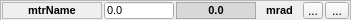
<?xml version="1.0" encoding="UTF-8"?>
<ui version="4.0">
 <class>Form</class>
 <widget class="QWidget" name="Form">
  <property name="geometry">
   <rect>
    <x>0</x>
    <y>0</y>
    <width>351</width>
    <height>20</height>
   </rect>
  </property>
  <property name="minimumSize">
   <size>
    <width>0</width>
    <height>20</height>
   </size>
  </property>
  <property name="maximumSize">
   <size>
    <width>500</width>
    <height>300</height>
   </size>
  </property>
  <property name="windowTitle">
   <string>Form</string>
  </property>
  <layout class="QVBoxLayout" name="verticalLayout">
   <property name="spacing">
    <number>0</number>
   </property>
   <property name="sizeConstraint">
    <enum>QLayout::SetNoConstraint</enum>
   </property>
   <property name="leftMargin">
    <number>0</number>
   </property>
   <property name="topMargin">
    <number>0</number>
   </property>
   <property name="rightMargin">
    <number>0</number>
   </property>
   <property name="bottomMargin">
    <number>0</number>
   </property>
   <item>
    <widget class="QFrame" name="frame">
     <property name="minimumSize">
      <size>
       <width>351</width>
       <height>21</height>
      </size>
     </property>
     <property name="maximumSize">
      <size>
       <width>351</width>
       <height>21</height>
      </size>
     </property>
     <property name="frameShape">
      <enum>QFrame::StyledPanel</enum>
     </property>
     <property name="frameShadow">
      <enum>QFrame::Raised</enum>
     </property>
     <layout class="QHBoxLayout" name="horizontalLayout">
      <property name="spacing">
       <number>2</number>
      </property>
      <property name="leftMargin">
       <number>1</number>
      </property>
      <property name="topMargin">
       <number>1</number>
      </property>
      <property name="rightMargin">
       <number>1</number>
      </property>
      <property name="bottomMargin">
       <number>1</number>
      </property>
      <item>
       <widget class="QLabel" name="mtrNameFld">
        <property name="minimumSize">
         <size>
          <width>100</width>
          <height>0</height>
         </size>
        </property>
        <property name="maximumSize">
         <size>
          <width>16777215</width>
          <height>16777215</height>
         </size>
        </property>
        <property name="baseSize">
         <size>
          <width>0</width>
          <height>0</height>
         </size>
        </property>
        <property name="font">
         <font>
          <pointsize>8</pointsize>
          <weight>75</weight>
          <italic>false</italic>
          <bold>true</bold>
         </font>
        </property>
        <property name="autoFillBackground">
         <bool>true</bool>
        </property>
        <property name="frameShape">
         <enum>QFrame::StyledPanel</enum>
        </property>
        <property name="frameShadow">
         <enum>QFrame::Sunken</enum>
        </property>
        <property name="text">
         <string>mtrName</string>
        </property>
        <property name="alignment">
         <set>Qt::AlignCenter</set>
        </property>
        <property name="moving" stdset="0">
         <bool>false</bool>
        </property>
       </widget>
      </item>
      <item>
       <widget class="QLineEdit" name="setPosFld">
        <property name="minimumSize">
         <size>
          <width>50</width>
          <height>0</height>
         </size>
        </property>
        <property name="maximumSize">
         <size>
          <width>70</width>
          <height>16777215</height>
         </size>
        </property>
        <property name="font">
         <font>
          <pointsize>8</pointsize>
          <weight>50</weight>
          <bold>false</bold>
         </font>
        </property>
        <property name="toolTip">
         <string/>
        </property>
        <property name="styleSheet">
         <string notr="true"/>
        </property>
        <property name="text">
         <string>0.0</string>
        </property>
       </widget>
      </item>
      <item>
       <widget class="QLabel" name="posFbkLbl">
        <property name="minimumSize">
         <size>
          <width>80</width>
          <height>0</height>
         </size>
        </property>
        <property name="maximumSize">
         <size>
          <width>70</width>
          <height>30</height>
         </size>
        </property>
        <property name="baseSize">
         <size>
          <width>0</width>
          <height>0</height>
         </size>
        </property>
        <property name="palette">
         <palette>
          <active>
           <colorrole role="WindowText">
            <brush brushstyle="SolidPattern">
             <color alpha="255">
              <red>0</red>
              <green>0</green>
              <blue>0</blue>
             </color>
            </brush>
           </colorrole>
           <colorrole role="Button">
            <brush brushstyle="SolidPattern">
             <color alpha="255">
              <red>216</red>
              <green>216</green>
              <blue>216</blue>
             </color>
            </brush>
           </colorrole>
           <colorrole role="Light">
            <brush brushstyle="SolidPattern">
             <color alpha="255">
              <red>255</red>
              <green>255</green>
              <blue>255</blue>
             </color>
            </brush>
           </colorrole>
           <colorrole role="Midlight">
            <brush brushstyle="SolidPattern">
             <color alpha="255">
              <red>235</red>
              <green>235</green>
              <blue>235</blue>
             </color>
            </brush>
           </colorrole>
           <colorrole role="Dark">
            <brush brushstyle="SolidPattern">
             <color alpha="255">
              <red>108</red>
              <green>108</green>
              <blue>108</blue>
             </color>
            </brush>
           </colorrole>
           <colorrole role="Mid">
            <brush brushstyle="SolidPattern">
             <color alpha="255">
              <red>144</red>
              <green>144</green>
              <blue>144</blue>
             </color>
            </brush>
           </colorrole>
           <colorrole role="Text">
            <brush brushstyle="SolidPattern">
             <color alpha="255">
              <red>0</red>
              <green>0</green>
              <blue>0</blue>
             </color>
            </brush>
           </colorrole>
           <colorrole role="BrightText">
            <brush brushstyle="SolidPattern">
             <color alpha="255">
              <red>255</red>
              <green>255</green>
              <blue>255</blue>
             </color>
            </brush>
           </colorrole>
           <colorrole role="ButtonText">
            <brush brushstyle="SolidPattern">
             <color alpha="255">
              <red>0</red>
              <green>0</green>
              <blue>0</blue>
             </color>
            </brush>
           </colorrole>
           <colorrole role="Base">
            <brush brushstyle="SolidPattern">
             <color alpha="255">
              <red>255</red>
              <green>255</green>
              <blue>255</blue>
             </color>
            </brush>
           </colorrole>
           <colorrole role="Window">
            <brush brushstyle="SolidPattern">
             <color alpha="255">
              <red>216</red>
              <green>216</green>
              <blue>216</blue>
             </color>
            </brush>
           </colorrole>
           <colorrole role="Shadow">
            <brush brushstyle="SolidPattern">
             <color alpha="255">
              <red>0</red>
              <green>0</green>
              <blue>0</blue>
             </color>
            </brush>
           </colorrole>
           <colorrole role="AlternateBase">
            <brush brushstyle="SolidPattern">
             <color alpha="255">
              <red>235</red>
              <green>235</green>
              <blue>235</blue>
             </color>
            </brush>
           </colorrole>
           <colorrole role="ToolTipBase">
            <brush brushstyle="SolidPattern">
             <color alpha="255">
              <red>255</red>
              <green>255</green>
              <blue>220</blue>
             </color>
            </brush>
           </colorrole>
           <colorrole role="ToolTipText">
            <brush brushstyle="SolidPattern">
             <color alpha="255">
              <red>0</red>
              <green>0</green>
              <blue>0</blue>
             </color>
            </brush>
           </colorrole>
          </active>
          <inactive>
           <colorrole role="WindowText">
            <brush brushstyle="SolidPattern">
             <color alpha="255">
              <red>0</red>
              <green>0</green>
              <blue>0</blue>
             </color>
            </brush>
           </colorrole>
           <colorrole role="Button">
            <brush brushstyle="SolidPattern">
             <color alpha="255">
              <red>216</red>
              <green>216</green>
              <blue>216</blue>
             </color>
            </brush>
           </colorrole>
           <colorrole role="Light">
            <brush brushstyle="SolidPattern">
             <color alpha="255">
              <red>255</red>
              <green>255</green>
              <blue>255</blue>
             </color>
            </brush>
           </colorrole>
           <colorrole role="Midlight">
            <brush brushstyle="SolidPattern">
             <color alpha="255">
              <red>235</red>
              <green>235</green>
              <blue>235</blue>
             </color>
            </brush>
           </colorrole>
           <colorrole role="Dark">
            <brush brushstyle="SolidPattern">
             <color alpha="255">
              <red>108</red>
              <green>108</green>
              <blue>108</blue>
             </color>
            </brush>
           </colorrole>
           <colorrole role="Mid">
            <brush brushstyle="SolidPattern">
             <color alpha="255">
              <red>144</red>
              <green>144</green>
              <blue>144</blue>
             </color>
            </brush>
           </colorrole>
           <colorrole role="Text">
            <brush brushstyle="SolidPattern">
             <color alpha="255">
              <red>0</red>
              <green>0</green>
              <blue>0</blue>
             </color>
            </brush>
           </colorrole>
           <colorrole role="BrightText">
            <brush brushstyle="SolidPattern">
             <color alpha="255">
              <red>255</red>
              <green>255</green>
              <blue>255</blue>
             </color>
            </brush>
           </colorrole>
           <colorrole role="ButtonText">
            <brush brushstyle="SolidPattern">
             <color alpha="255">
              <red>0</red>
              <green>0</green>
              <blue>0</blue>
             </color>
            </brush>
           </colorrole>
           <colorrole role="Base">
            <brush brushstyle="SolidPattern">
             <color alpha="255">
              <red>255</red>
              <green>255</green>
              <blue>255</blue>
             </color>
            </brush>
           </colorrole>
           <colorrole role="Window">
            <brush brushstyle="SolidPattern">
             <color alpha="255">
              <red>216</red>
              <green>216</green>
              <blue>216</blue>
             </color>
            </brush>
           </colorrole>
           <colorrole role="Shadow">
            <brush brushstyle="SolidPattern">
             <color alpha="255">
              <red>0</red>
              <green>0</green>
              <blue>0</blue>
             </color>
            </brush>
           </colorrole>
           <colorrole role="AlternateBase">
            <brush brushstyle="SolidPattern">
             <color alpha="255">
              <red>235</red>
              <green>235</green>
              <blue>235</blue>
             </color>
            </brush>
           </colorrole>
           <colorrole role="ToolTipBase">
            <brush brushstyle="SolidPattern">
             <color alpha="255">
              <red>255</red>
              <green>255</green>
              <blue>220</blue>
             </color>
            </brush>
           </colorrole>
           <colorrole role="ToolTipText">
            <brush brushstyle="SolidPattern">
             <color alpha="255">
              <red>0</red>
              <green>0</green>
              <blue>0</blue>
             </color>
            </brush>
           </colorrole>
          </inactive>
          <disabled>
           <colorrole role="WindowText">
            <brush brushstyle="SolidPattern">
             <color alpha="255">
              <red>108</red>
              <green>108</green>
              <blue>108</blue>
             </color>
            </brush>
           </colorrole>
           <colorrole role="Button">
            <brush brushstyle="SolidPattern">
             <color alpha="255">
              <red>216</red>
              <green>216</green>
              <blue>216</blue>
             </color>
            </brush>
           </colorrole>
           <colorrole role="Light">
            <brush brushstyle="SolidPattern">
             <color alpha="255">
              <red>255</red>
              <green>255</green>
              <blue>255</blue>
             </color>
            </brush>
           </colorrole>
           <colorrole role="Midlight">
            <brush brushstyle="SolidPattern">
             <color alpha="255">
              <red>235</red>
              <green>235</green>
              <blue>235</blue>
             </color>
            </brush>
           </colorrole>
           <colorrole role="Dark">
            <brush brushstyle="SolidPattern">
             <color alpha="255">
              <red>108</red>
              <green>108</green>
              <blue>108</blue>
             </color>
            </brush>
           </colorrole>
           <colorrole role="Mid">
            <brush brushstyle="SolidPattern">
             <color alpha="255">
              <red>144</red>
              <green>144</green>
              <blue>144</blue>
             </color>
            </brush>
           </colorrole>
           <colorrole role="Text">
            <brush brushstyle="SolidPattern">
             <color alpha="255">
              <red>108</red>
              <green>108</green>
              <blue>108</blue>
             </color>
            </brush>
           </colorrole>
           <colorrole role="BrightText">
            <brush brushstyle="SolidPattern">
             <color alpha="255">
              <red>255</red>
              <green>255</green>
              <blue>255</blue>
             </color>
            </brush>
           </colorrole>
           <colorrole role="ButtonText">
            <brush brushstyle="SolidPattern">
             <color alpha="255">
              <red>108</red>
              <green>108</green>
              <blue>108</blue>
             </color>
            </brush>
           </colorrole>
           <colorrole role="Base">
            <brush brushstyle="SolidPattern">
             <color alpha="255">
              <red>216</red>
              <green>216</green>
              <blue>216</blue>
             </color>
            </brush>
           </colorrole>
           <colorrole role="Window">
            <brush brushstyle="SolidPattern">
             <color alpha="255">
              <red>216</red>
              <green>216</green>
              <blue>216</blue>
             </color>
            </brush>
           </colorrole>
           <colorrole role="Shadow">
            <brush brushstyle="SolidPattern">
             <color alpha="255">
              <red>0</red>
              <green>0</green>
              <blue>0</blue>
             </color>
            </brush>
           </colorrole>
           <colorrole role="AlternateBase">
            <brush brushstyle="SolidPattern">
             <color alpha="255">
              <red>216</red>
              <green>216</green>
              <blue>216</blue>
             </color>
            </brush>
           </colorrole>
           <colorrole role="ToolTipBase">
            <brush brushstyle="SolidPattern">
             <color alpha="255">
              <red>255</red>
              <green>255</green>
              <blue>220</blue>
             </color>
            </brush>
           </colorrole>
           <colorrole role="ToolTipText">
            <brush brushstyle="SolidPattern">
             <color alpha="255">
              <red>0</red>
              <green>0</green>
              <blue>0</blue>
             </color>
            </brush>
           </colorrole>
          </disabled>
         </palette>
        </property>
        <property name="font">
         <font>
          <pointsize>8</pointsize>
          <weight>75</weight>
          <bold>true</bold>
         </font>
        </property>
        <property name="autoFillBackground">
         <bool>true</bool>
        </property>
        <property name="frameShape">
         <enum>QFrame::StyledPanel</enum>
        </property>
        <property name="frameShadow">
         <enum>QFrame::Sunken</enum>
        </property>
        <property name="text">
         <string>0.0</string>
        </property>
        <property name="alignment">
         <set>Qt::AlignCenter</set>
        </property>
       </widget>
      </item>
      <item>
       <widget class="QLabel" name="unitsLbl">
        <property name="minimumSize">
         <size>
          <width>35</width>
          <height>0</height>
         </size>
        </property>
        <property name="font">
         <font>
          <pointsize>8</pointsize>
          <weight>75</weight>
          <bold>true</bold>
         </font>
        </property>
        <property name="text">
         <string>mrad</string>
        </property>
        <property name="alignment">
         <set>Qt::AlignCenter</set>
        </property>
       </widget>
      </item>
      <item>
       <widget class="QToolButton" name="stopBtn">
        <property name="maximumSize">
         <size>
          <width>20</width>
          <height>20</height>
         </size>
        </property>
        <property name="font">
         <font>
          <kerning>true</kerning>
         </font>
        </property>
        <property name="toolTip">
         <string>Stop</string>
        </property>
        <property name="text">
         <string>...</string>
        </property>
        <property name="autoRepeatInterval">
         <number>101</number>
        </property>
       </widget>
      </item>
      <item>
       <widget class="QToolButton" name="detailsBtn">
        <property name="toolTip">
         <string>Details</string>
        </property>
        <property name="text">
         <string>...</string>
        </property>
       </widget>
      </item>
     </layout>
    </widget>
   </item>
  </layout>
 </widget>
 <resources/>
 <connections/>
</ui>
